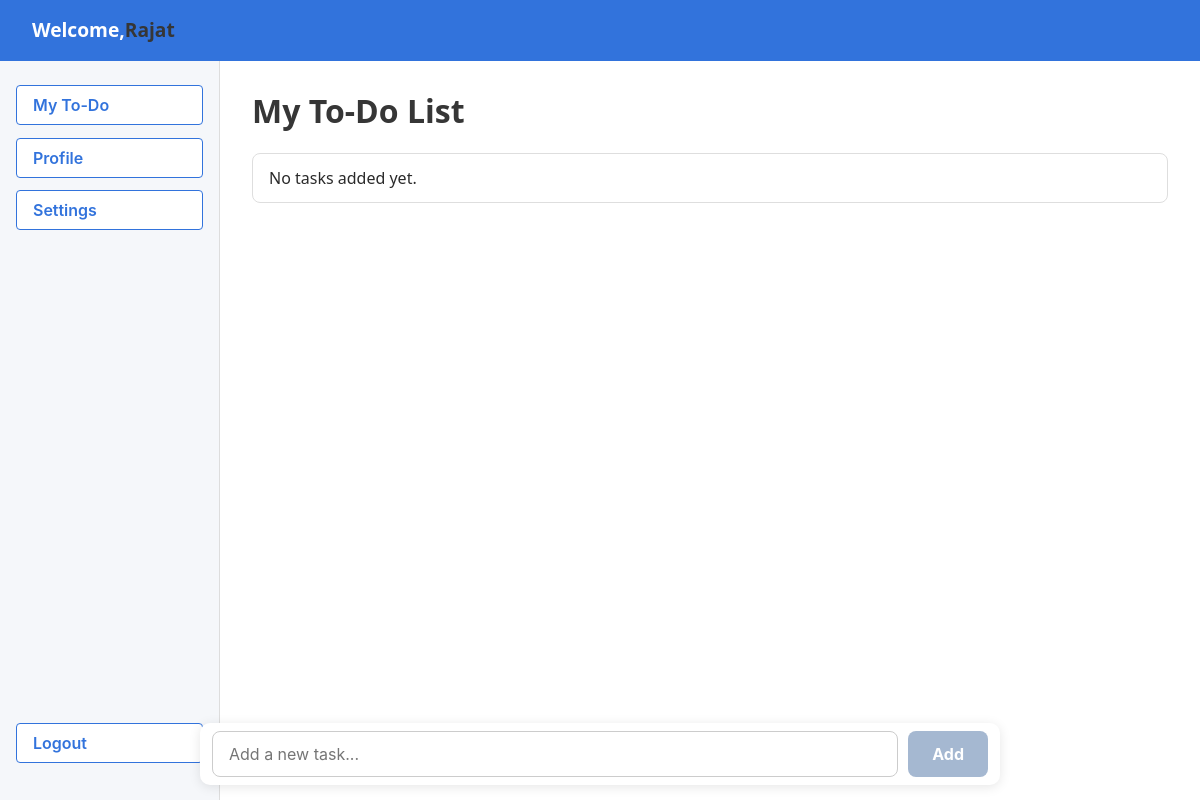
Page /todo/ (signed in) on the earlier database version.
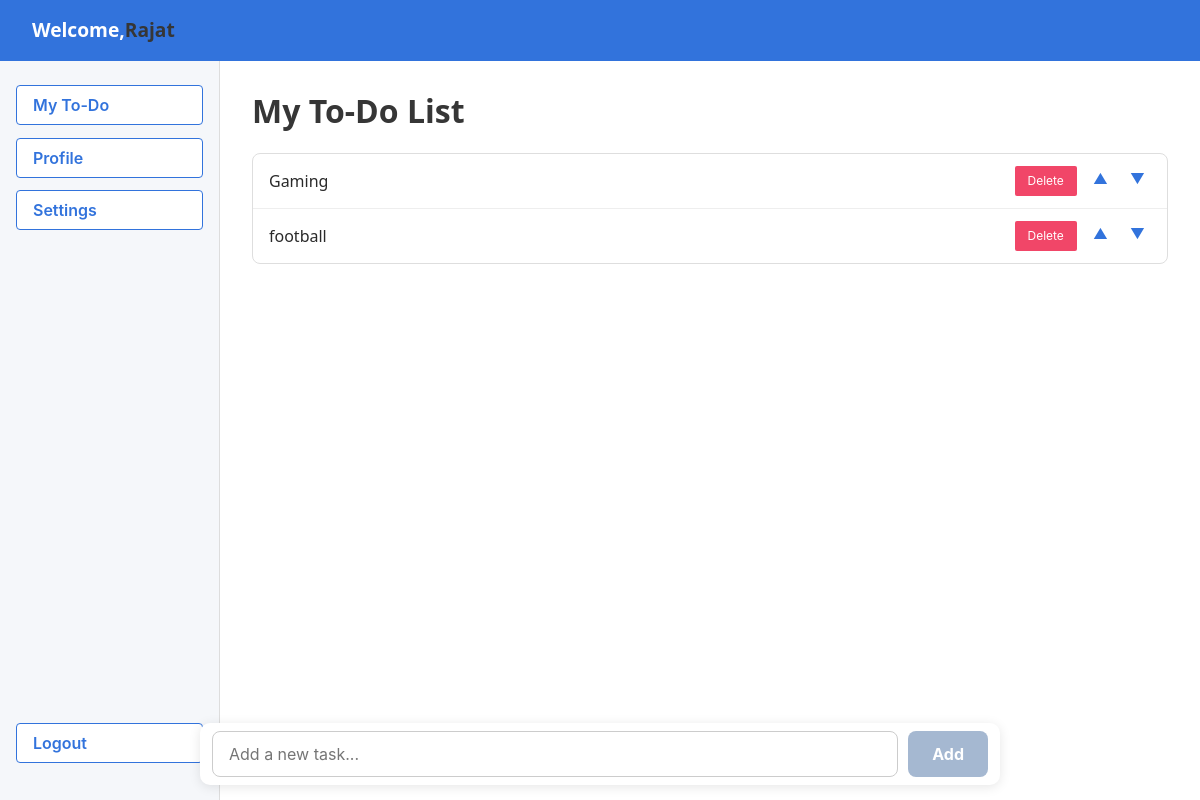
Same page on the later database version.
### mainapp/models.py (models this page shows, shortened)
class Tasks(models.Model):
    user = models.ForeignKey(User, on_delete=models.CASCADE,null=True, blank=True, related_name='todos')
    task = models.TextField()
    created_at = models.DateTimeField(auto_now_add=True)
    order_field = models.PositiveIntegerField(default=0, null=True, blank=True) # Add this field

### mainapp/views.py (the view)
# urls.py: path('todo/', views.todo_page_view, name='todolist'),
@login_required
def todo_page_view(request):
    user = request.user
    todos = Tasks.objects.filter(user=user).order_by('order_field')  # OR relevant order
    if request.method == 'POST':
        form = ToDoForm(request.POST)
        if form.is_valid():
            todo = form.save(commit=False)
            todo.user = user
            todo.save()
            return redirect('todolist')
    else:
        form = ToDoForm()
    context = {
        'todos': todos,
        'form': form,
        'username': user.get_full_name() or user.username,
    }
    return render(request, 'mainapp/todolist.html', context)

### mainapp/forms.py
class ToDoForm(forms.ModelForm):
    class Meta:
        model = Tasks
        fields = ['task']
        widgets = {
            'task': forms.TextInput(attrs={
                'class': 'input',
                'placeholder': 'Enter new task...'
            }),
        }

### templates/mainapp/todolist.html (shortened to what this page needs)
<!DOCTYPE html>
<html lang="en">
<head>
  <link rel="stylesheet" href="https://cdn.jsdelivr.net/npm/bulma@0.9.4/css/bulma.min.css" />
</head>
<body>
  <div id="dashboard-container">
    <div id="navbar">
      Welcome, <strong>{{ username }}</strong>
    </div>
    <div id="main-content">
      <aside id="sidebar">
        <button class="button is-active" type="button">
          My To-Do
        </button>
        <button class="button" type="button">Profile</button>
        <button class="button" type="button">Settings</button>
        <form id="logout-form" method="post" action="{% url 'logout' %}">
          <button type="submit" class="button is-danger">Logout</button>
        </form>
      </aside>
      <section id="content-area">
        <h1 class="title">My To-Do List</h1>
        <form id="todo-form" method="post" novalidate>
          <ul class="todo-list" id="todo-list">
            {% for todo in todos %}
              <li data-id="{{ todo.id }}">
                <span class="task-text">{{ todo.task }}</span>
                <span>
                  <form action="{% url 'delete_task' todo.id %}" method="POST" style="display: inline;">
                      <button type="submit" class="button is-small is-danger" >
                          Delete
                      </button>
                  </form>
                <span>
                  <button class="order-btn up-btn" type="button" title="Move Up">▲</button>
                  <button class="order-btn down-btn" type="button" title="Move Down">▼</button>
                </span>
              </li>
            {% empty %}
              <li>No tasks added yet.</li>
            {% endfor %}
          </ul>
        </form>
      </section>
    </div>
  </div>
  <form id="input-area" method="post" action="{% url 'todolist' %}">
    <input
      type="text"
      id="task-input"
      name="task"
      placeholder="Add a new task..."
      autocomplete="off"
      required
    />
    <button id="add-btn" type="submit" disabled>Add</button>
  </form>
</body>
</html>

### templates/mainapp/todolist.html (style rules this page uses)
html, body { height: 100%; margin: 0; font-family: 'Segoe UI', Tahoma, Geneva, Verdana, sans-serif; overflow: hidden; }
#dashboard-container { display: flex; height: 100vh; flex-direction: column; }
#navbar { background-color: #3273dc; color: white; padding: 1rem 2rem; font-weight: 600; font-size: 1.2rem; display: flex; align-items: center; box-shadow: 0 2px 6px rgba(50, 50, 93, 0.2); }
#main-content { flex: 1; display: flex; overflow: hidden; }
#sidebar { width: 220px; background-color: #f5f7fa; border-right: 1px solid #ddd; padding: 1.5rem 1rem; box-sizing: border-box; display: flex; flex-direction: column; }
#sidebar .button { justify-content: flex-start; font-weight: 600; color: #3273dc; border: 1px solid #3273dc; background: white; width: 100%; margin-bottom: 0.8rem; transition: background-color 0.3s ease, color 0.3s ease; }
form#logout-form { margin-top: auto; }
#content-area { flex: 1; padding: 2rem; overflow-y: auto; background-color: white; margin-bottom: 70px; }
ul.todo-list { list-style: none; margin: 0; padding: 0; max-height: 400px; overflow-y: auto; border: 1px solid #dedede; border-radius: 8px; background-color: #fff; margin-bottom: 1rem; }
ul.todo-list li { padding: 0.75rem 1rem; border-bottom: 1px solid #eee; font-size: 1rem; color: #2a2a2a; display: flex; justify-content: space-between; align-items: center; }
ul.todo-list li:last-child { border-bottom: none; }
.task-text { flex-grow: 1; margin-right: 1rem; word-break: break-word; }
button.order-btn { background: transparent; border: none; cursor: pointer; color: #3273dc; font-weight: 600; font-size: 0.9rem; user-select: none; margin-left: 6px; }
#input-area { position: fixed; bottom: 15px; left: 50%; transform: translateX(-50%); width: 100%; max-width: 800px; background: #fff; padding: 8px 12px; box-shadow: 0 2px 12px rgba(0,0,0,0.1); border-radius: 10px; display: flex; gap: 10px; box-sizing: border-box; z-index: 20; }
#task-input { flex-grow: 1; border: 1px solid #ccc; border-radius: 8px; padding: 0.75rem 1rem; font-size: 1rem; outline: none; transition: border-color 0.3s ease; }
#add-btn { background-color: #3273dc; border: none; color: white; font-weight: 700; font-size: 1rem; padding: 0 1.5rem; border-radius: 8px; cursor: pointer; transition: background-color 0.3s ease; }
#add-btn:disabled { background-color: #a5b8d1; cursor: not-allowed; }

Differences in the rows shown:
added Tasks: task "Gaming"
added Tasks: task "football"
Other differences:
text no longer shown: "No tasks added yet."
